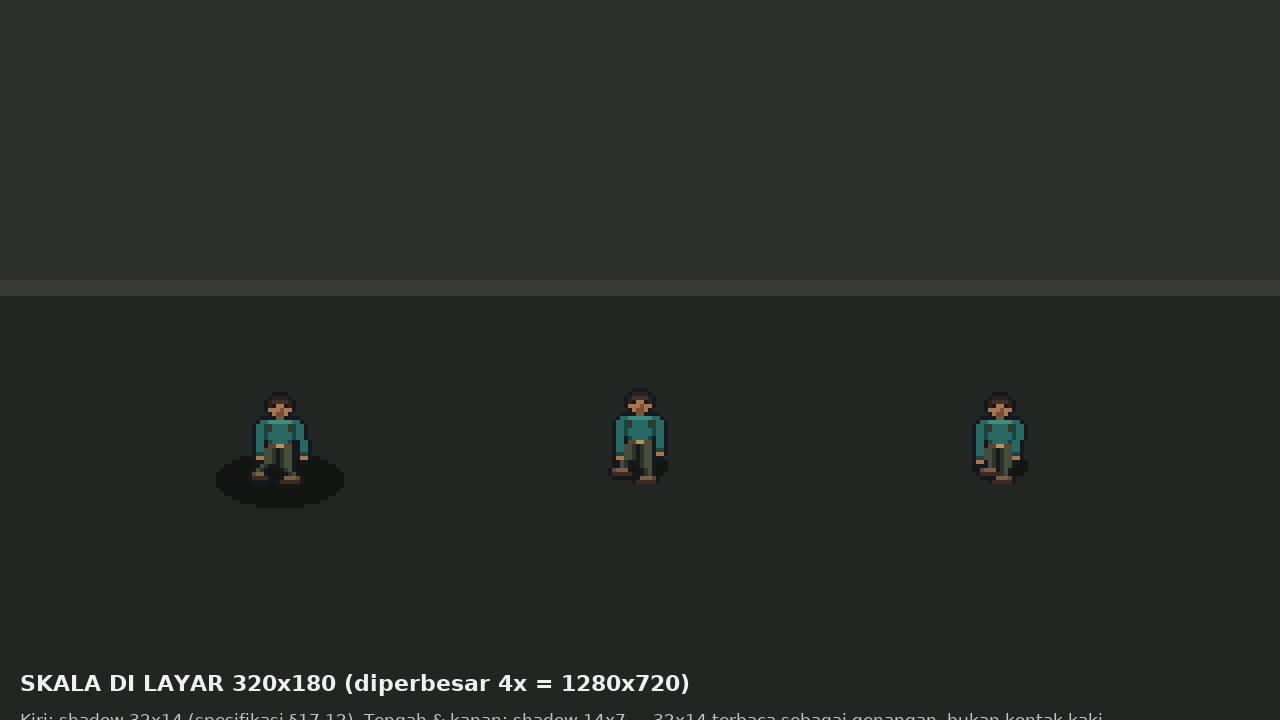
#> input picture docs/art/ingame-scale-check.png, 1280 x 720 px
$ python make_asset_templates.py
#> lines starting #> are read from the running program, lines starting #| are printed output that depends on the picture
#!/usr/bin/env python3
"""Generator lembar template sprite untuk "The End Has Come".

Menghasilkan dua jenis berkas untuk tiap lembar:
  *-guide.png  : lembar berlabel (untuk dibaca manusia / brief ke artist)
  *-1x.png     : kanvas bersih ukuran final (untuk digambar di Aseprite)

Jalankan:  python3 tools/make_asset_templates.py
Output:    docs/art/
"""

from __future__ import annotations

import os
from dataclasses import dataclass

from PIL import Image, ImageDraw, ImageFont

OUT = os.path.join(os.path.dirname(os.path.dirname(os.path.abspath(__file__))), "docs", "art")
FONT = "/usr/share/fonts/truetype/dejavu/DejaVuSansMono.ttf"
FONT_B = "/usr/share/fonts/truetype/dejavu/DejaVuSansMono-Bold.ttf"

BG = (30, 30, 30)
CELL = (42, 42, 42)
GRID = (62, 62, 62)
TEXT = (232, 232, 232)
DIM = (150, 150, 150)
ACCENT = (232, 176, 75)
PIVOT = (78, 201, 176)
GROUP = (92, 132, 168)
WARN = (214, 107, 107)
MIRROR_BG = (46, 40, 34)
MIRROR_LINE = (110, 84, 56)


def font(size: int, bold: bool = False):
    return ImageFont.truetype(FONT_B if bold else FONT, size)


@dataclass
class Group:
    name: str
    frames: int
    fps: str
    note: str = ""


def draw_sheet(
    path: str,
    title: str,
    subtitle: str,
    cell_w: int,
    cell_h: int,
    groups: list[Group],
    rows: list[tuple[str, str, str | None]],
    pivot: tuple[int, int] | None,
    footers: list[str],
    scale: int = 4,
) -> None:
    cols = sum(g.frames for g in groups)
    cw, ch = cell_w * scale, cell_h * scale

    margin = 48
    title_h = 108
    head_h = 92
    label_w = 150
    footer_h = 40 * len(footers) + 28

    grid_w = label_w + cols * cw
    height = margin * 2 + title_h + head_h + len(rows) * ch + footer_h

    # lebar harus mengakomodasi teks terpanjang (judul/subjudul/footer)
    probe = ImageDraw.Draw(Image.new("RGB", (10, 10)))
    text_w = max(
        probe.textlength(title, font=font(34, True)),
        probe.textlength(subtitle, font=font(19)),
        probe.textlength(
            f"sel {cell_w}×{cell_h} px  ·  {cols} kolom  ·  {len(rows)} baris  ·  "
            f"kanvas bersih: {cols * cell_w}×{len(rows) * cell_h} px",
            font=font(18),
        ),
        *[probe.textlength(f.lstrip("!"), font=font(17)) for f in footers],
    )
    width = int(max(margin * 2 + grid_w, margin * 2 + text_w))

    img = Image.new("RGB", (width, height), BG)
    d = ImageDraw.Draw(img)

    # --- judul -------------------------------------------------------------
    d.text((margin, margin), title, font=font(34, True), fill=TEXT)
    d.text((margin, margin + 46), subtitle, font=font(19), fill=DIM)
    d.text(
        (margin, margin + 72),
        f"sel {cell_w}×{cell_h} px  ·  {cols} kolom  ·  {len(rows)} baris  ·  "
        f"kanvas bersih: {cols * cell_w}×{len(rows) * cell_h} px",
        font=font(18),
        fill=ACCENT,
    )

    grid_top = margin + title_h + head_h

    # --- header grup animasi ----------------------------------------------
    def fit(text: str, max_w: int, size: int, bold: bool = False) -> str:
        f = font(size, bold)
        while text and d.textlength(text, font=f) > max_w:
            text = text[:-1]
        return text

    x = margin + label_w
    for g in groups:
        w = g.frames * cw
        top_h = grid_top - head_h
        d.rectangle([x + 2, top_h + 8, x + w - 4, grid_top - 8], outline=GROUP, width=2)
        inner = w - 20
        d.text((x + 10, top_h + 16), fit(g.name, inner, 19, True), font=font(19, True), fill=TEXT)
        d.text((x + 10, top_h + 42), fit(f"{g.frames}f · {g.fps}", inner, 15), font=font(15), fill=ACCENT)
        if g.note:
            d.text((x + 10, top_h + 62), fit(g.note, inner, 13), font=font(13), fill=DIM)
        d.line([x, top_h + 8, x, grid_top + len(rows) * ch], fill=GROUP, width=2)
        x += w
    d.line([x, grid_top - head_h + 8, x, grid_top + len(rows) * ch], fill=GROUP, width=2)

    # --- pola untuk baris mirror (dibuat sekali) ---------------------------
    hatch = Image.new("RGBA", (cw, ch), (0, 0, 0, 0))
    hd = ImageDraw.Draw(hatch)
    for k in range(-ch, cw, 22):
        hd.line([k, ch, k + ch, 0], fill=(*MIRROR_LINE, 90), width=2)

    # --- baris ------------------------------------------------------------
    for r, (row_name, row_note, mirror_src) in enumerate(rows):
        y = grid_top + r * ch

        d.text((margin, y + ch // 2 - 26), row_name, font=font(26, True), fill=TEXT)
        if row_note:
            d.text((margin, y + ch // 2 + 2), fit(row_note, label_w - 22, 13), font=font(13), fill=DIM)

        x = margin + label_w
        idx = 0
        for g in groups:
            for _ in range(g.frames):
                if mirror_src:
                    d.rectangle([x, y, x + cw - 2, y + ch - 2], fill=MIRROR_BG, outline=GRID)
                    img.paste(hatch, (x, y), hatch)   # pola diagonal "jangan digambar"
                    if idx % 4 == 0:
                        d.text((x + 6, y + ch // 2 - 8), "MIRROR", font=font(13, True),
                               fill=(126, 96, 62))
                else:
                    d.rectangle([x, y, x + cw - 2, y + ch - 2], fill=CELL, outline=GRID)
                    d.text((x + 5, y + 3), str(idx), font=font(12), fill=(110, 110, 110))
                    if pivot is not None:
                        px, py = x + pivot[0] * scale, y + pivot[1] * scale
                        d.line([px - 6, py, px + 6, py], fill=PIVOT, width=2)
                        d.line([px, py - 6, px, py - 2], fill=PIVOT, width=2)
                x += cw
                idx += 1
            # pemisah grup
            d.line([x - 1, y, x - 1, y + ch - 2], fill=GROUP, width=3)

    # garis bawah baris terakhir
    d.line([margin + label_w, grid_top + len(rows) * ch, margin + label_w + cols * cw,
            grid_top + len(rows) * ch], fill=GRID, width=2)

    # --- footer -----------------------------------------------------------
    fy = grid_top + len(rows) * ch + 24
    for line in footers:
        color = WARN if line.startswith("!") else DIM
        d.text((margin, fy), line.lstrip("!"), font=font(17), fill=color)
        fy += 40

    os.makedirs(OUT, exist_ok=True)
    img.save(path)


def save_clean_1x(path: str, cols: int, rows: int, cell_w: int, cell_h: int) -> None:
    """Kanvas transparan ukuran final, tanpa grid — untuk digambar."""
    img = Image.new("RGBA", (cols * cell_w, rows * cell_h), (0, 0, 0, 0))
    os.makedirs(OUT, exist_ok=True)
    img.save(path)


def draw_tileset(path: str, scale: int = 3) -> None:
    """Peta atlas tileset 32×32 sel (512×512 px)."""
    cells = 32
    cell = 16 * scale
    margin = 48
    title_h = 150
    w = margin * 2 + cells * cell
    h = margin * 2 + title_h + cells * cell + 280

    img = Image.new("RGB", (w, h), BG)
    d = ImageDraw.Draw(img)

    d.text((margin, margin), "THE END HAS COME — PETA ATLAS TILESET", font=font(32, True), fill=TEXT)
    d.text((margin, margin + 44), "1 atlas 512×512 px = 32×32 sel tile 16×16 (1024 tile)",
           font=font(19), fill=DIM)
    d.text((margin, margin + 72), "Proyeksi: TOP-DOWN 3/4 — dinding punya muka 10px. Prop di atlas bersama.",
           font=font(17), fill=ACCENT)
    d.text((margin, margin + 100), "Isi per distrik ±285 tile (termasuk wall face 3/4); sisa sel = reserve",
           font=font(17), fill=DIM)

    top = margin + title_h

    regions = [
        # nama, col, row, cols, rows, warna, catatan
        ("GROUND BLOB A (47)", 0, 0, 24, 2, (58, 92, 62), "rumput/material utama"),
        ("GROUND BLOB B (47)", 0, 2, 24, 2, (56, 78, 96), "material kedua"),
        ("GROUND BLOB C (47)", 0, 4, 24, 2, (92, 74, 52), "material ketiga"),
        ("SIDEWALK (16)", 0, 6, 16, 1, (86, 86, 92), "Match Sides"),
        ("WALL TOP EXTERIOR (47)", 0, 7, 24, 2, (104, 74, 58), "permukaan atas dinding"),
        ("WALL FACE (24)", 0, 9, 24, 1, (128, 92, 66), "muka 10px: depan, sudut, ujung"),
        ("WALL TOP INTERIOR (47)", 0, 10, 24, 1, (74, 84, 104), "permukaan atas dinding dalam"),
        ("LOW WALL / RAIL (16)", 0, 11, 16, 1, (88, 96, 110), "muka 6px, bisa dilewati peluru"),
        ("ROOF (15)", 0, 12, 15, 1, (108, 96, 72), "di-fade saat pemain masuk"),
        ("DOOR (12)", 16, 12, 12, 1, (140, 96, 48), "3 material × 4 state"),
        ("WINDOW (8)", 0, 13, 8, 1, (72, 112, 140), "2 material × 4 state"),
        ("STAIRS (4)", 8, 13, 4, 1, (100, 100, 100), "naik/turun × 2 arah"),
        ("DECO FLOOR (20)", 12, 13, 20, 1, (84, 68, 84), "karpet, retak, darah kering"),
        ("RESERVE", 0, 14, 32, 18, (46, 46, 46), "jangan dipakai sebelum 5 distrik selesai"),
    ]

    for name, cx, cy, cw_, ch_, color, note in regions:
        x0, y0 = margin + cx * cell, top + cy * cell
        x1, y1 = x0 + cw_ * cell, y0 + ch_ * cell
        d.rectangle([x0, y0, x1 - 1, y1 - 1], fill=color, outline=(20, 20, 20), width=2)
        d.text((x0 + 8, y0 + 6), name, font=font(16, True), fill=(250, 250, 250))
        d.text((x0 + 8, y0 + 28), note, font=font(13), fill=(228, 228, 228))

    # grid sel
    for i in range(cells + 1):
        x = margin + i * cell
        d.line([x, top, x, top + cells * cell], fill=(255, 255, 255, 40), width=1)
        y = top + i * cell
        d.line([margin, y, margin + cells * cell, y], fill=(255, 255, 255, 40), width=1)

    # legend
    ly = top + cells * cell + 24
    legend = [
        "ATURAN: 1 atlas = 1 texture = 1 draw call per distrik. Jangan pecah jadi banyak PNG kecil.",
        "!JANGAN menaruh detail penting di 1 piksel tile — hilang saat di-scale ke 1280×720.",
        "!Collision HANYA di layer wall; ground tidak punya collision.",
        "Pintu & jendela = objek berstate (4 state), bukan tile statis.",
        "Layer TileMapLayer terpisah: ground / wall / roof / deco / props.",
        "Import Godot: Filter OFF · Mipmap OFF · Compress Lossless · Fix Alpha Border ON.",
    ]
    for line in legend:
        color = WARN if line.startswith("!") else DIM
        d.text((margin, ly), line.lstrip("!"), font=font(17), fill=color)
        ly += 36

    os.makedirs(OUT, exist_ok=True)
    img.save(path)


def draw_projection_sheet(path: str) -> None:
    """Lembar spesifikasi proyeksi Top-Down 3/4 (dikunci)."""
    scale = 10
    W, H = 1680, 1500
    img = Image.new("RGB", (W, H), BG)
    d = ImageDraw.Draw(img)

    d.text((56, 40), "PROYEKSI — TOP-DOWN 3/4 (DIKUNCI)", font=font(34, True), fill=TEXT)
    d.text((56, 84), "The End Has Come · tile 16×16 · tanpa rotasi kamera · tanpa perspective scaling",
           font=font(19), fill=DIM)
    d.text((56, 112), "Setiap aset & tile HARUS mengikuti angka di halaman ini.",
           font=font(18), fill=ACCENT)

    # ---------- A: anatomi tile dinding ----------
    ax, ay = 56, 190
    d.text((ax, ay), "A. SATU TILE DINDING (16×16 px)", font=font(20, True), fill=TEXT)
    tile = 16 * scale
    tx, ty = ax, ay + 40
    d.rectangle([tx, ty, tx + tile, ty + tile], fill=(104, 74, 58), outline=(20, 20, 20), width=2)
    d.rectangle([tx, ty + 6 * scale, tx + tile, ty + tile], fill=(128, 92, 66), outline=(20, 20, 20), width=1)
    d.line([tx, ty + 6 * scale, tx + tile, ty + 6 * scale], fill=(240, 200, 120), width=3)
    lx = tx + tile + 20
    d.text((lx, ty + 2), "0–6 px — permukaan atas", font=font(16, True), fill=ACCENT)
    d.text((lx, ty + 24), "(top surface, terlihat dari atas)", font=font(14), fill=DIM)
    d.text((lx, ty + 6 * scale + 2), "6–16 px — muka dinding", font=font(16, True), fill=ACCENT)
    d.text((lx, ty + 6 * scale + 24), "(face, 10 px: inilah yang memberi rasa tinggi)", font=font(14), fill=DIM)

    # ---------- B: penampang ----------
    bx, by = 760, 190
    d.text((bx, by), "B. PENAMPANG BANGUNAN (potongan samping)", font=font(20, True), fill=TEXT)
    cx, cy = bx + 10, by + 46
    bw = 340
    d.rectangle([cx, cy, cx + bw, cy + 26], fill=(108, 96, 72), outline=(20, 20, 20), width=2)
    d.rectangle([cx, cy + 26, cx + bw, cy + 96], fill=(128, 92, 66), outline=(20, 20, 20), width=2)
    d.rectangle([cx, cy + 96, cx + bw, cy + 170], fill=(70, 70, 74), outline=(20, 20, 20), width=2)
    # karakter + shadow berdiri di lantai
    px, py = cx + 250, cy + 170
    d.ellipse([px - 16, py - 7, px + 16, py + 7], fill=(30, 30, 30))
    d.rectangle([px - 7, py - 34, px + 7, py - 2], fill=(78, 160, 150), outline=(10, 10, 10))
    # keterangan di bawah gambar
    ly = cy + 190
    for label, color in [
        ("ATAP — alpha 0,25–0,35 saat pemain di dalam bangunan", (240, 232, 200)),
        ("MUKA DINDING — 10 px eksterior / 6 px low wall interior", (250, 240, 220)),
        ("LANTAI — ground tile, tanpa collision", (215, 215, 215)),
        ("KARAKTER — kaki di baseline, shadow ellipse 32×14, offset (0, −2)", (160, 220, 210)),
    ]:
        d.text((bx, ly), label, font=font(15), fill=color)
        ly += 26

    # ---------- C: boleh vs jangan ----------
    gx, gy = 56, 560
    d.text((gx, gy), "C. BOLEH  vs  JANGAN", font=font(20, True), fill=TEXT)
    cell_w, cell_h = 600, 196
    gap_x, gap_y = 44, 22
    items = [
        ("BOLEH · karakter & prop punya shadow",
         "JANGAN · karakter mengambang tanpa shadow", "shadow"),
        ("BOLEH · dinding punya muka 10 px",
         "JANGAN · dinding digambar sebagai garis tipis", "face"),
        ("BOLEH · atap di-fade saat pemain masuk",
         "JANGAN · atap menutupi pemain (oklusi)", "roof"),
    ]
    for i, (ok_label, bad_label, kind) in enumerate(items):
        for j, good in enumerate((True, False)):
            x = gx + j * (cell_w + gap_x)
            y = gy + 40 + i * (cell_h + gap_y)
            border = (86, 150, 110) if good else (170, 86, 86)
            d.rectangle([x, y, x + cell_w, y + cell_h], fill=(36, 36, 36), outline=border, width=3)
            d.text((x + 12, y + 8), (ok_label if good else bad_label), font=font(15, True),
                   fill=(160, 220, 175) if good else (240, 170, 170))
            mx, my = x + 150, y + 70
            d.rectangle([mx, my, mx + 300, my + 100], fill=(52, 52, 56))
            if kind == "shadow":
                if good:
                    d.ellipse([mx + 132, my + 78, mx + 172, my + 92], fill=(24, 24, 24))
                d.rectangle([mx + 144, my + 40, mx + 160, my + 84], fill=(78, 160, 150), outline=(10, 10, 10))
            elif kind == "face":
                if good:
                    d.rectangle([mx + 40, my + 34, mx + 260, my + 50], fill=(104, 74, 58), outline=(10, 10, 10))
                    d.rectangle([mx + 40, my + 50, mx + 260, my + 84], fill=(128, 92, 66), outline=(10, 10, 10))
                else:
                    d.line([mx + 40, my + 62, mx + 260, my + 62], fill=(104, 74, 58), width=4)
            else:  # roof
                d.rectangle([mx + 40, my + 30, mx + 260, my + 96], fill=(70, 66, 60))
                d.rectangle([mx + 144, my + 44, mx + 160, my + 88], fill=(78, 160, 150))
                d.ellipse([mx + 132, my + 84, mx + 172, my + 96], fill=(24, 24, 24))
                if good:
                    overlay = Image.new("RGBA", (220, 66), (70, 66, 60, 170))
                    img.paste(overlay, (mx + 40, my + 30), overlay)

    # ---------- footer ----------
    fy = 560 + 40 + 3 * (cell_h + gap_y) + 26
    for line in [
        "DIKUNCI: tile 16×16 · tanpa rotasi kamera · tanpa perspective scaling (objek di atas TIDAK mengecil)",
        "Wall face 10 px (eksterior) / 6 px (low wall interior) · roof fade alpha 0,25–0,35 saat pemain di dalam",
        "Shadow ellipse 32×14, offset (0,−2), alpha 45% · y-sort key = kaki karakter (bukan tengah sprite)",
        "!Membuka kembali keputusan ini butuh greybox 2 hari + 5 tester + data — bukan opini atau screenshot.",
    ]:
        color = WARN if line.startswith("!") else DIM
        d.text((56, fy), line.lstrip("!"), font=font(16), fill=color)
        fy += 32

    os.makedirs(OUT, exist_ok=True)
    img.save(path)


def main() -> None:
    # ---------------- PLAYER ------------------------------------------------
    player_groups = [
        Group("IDLE", 2, "3 fps", "napas"),
        Group("WALK", 6, "8 fps", "12 = sprint"),
        Group("ATK MELEE", 4, "12 fps", "f2 hitbox"),
        Group("ATK RANGED", 3, "12 fps", "recoil"),
        Group("HURT", 2, "10 fps", "≤0,2s"),
        Group("DEATH", 6, "10 fps", "hold last"),
        Group("DODGE", 4, "14 fps", "roll"),
        Group("INTERACT", 3, "8 fps", "loot/pintu"),
    ]
    player_rows = [
        ("S", "depan", None),
        ("SE", "depan-kanan", None),
        ("E", "kanan", None),
        ("NE", "belakang-kanan", None),
        ("N", "belakang", None),
        ("NW", "mirror NE", "NE"),
        ("W", "mirror E", "E"),
        ("SW", "mirror SE", "SE"),
    ]
    draw_sheet(
        os.path.join(OUT, "player-sheet-guide.png"),
        "PLAYER — SPRITE SHEET TEMPLATE (8 ARAH)",
        "The End Has Come · 16×24 px per sel · 8 arah · 30 frame/arah = 240 frame di atlas · 150 frame digambar",
        cell_w=16,
        cell_h=24,
        groups=player_groups,
        rows=player_rows,
        pivot=(8, 23),
        footers=[
            "8 ARAH: gambar 5 baris saja (S, SE, E, NE, N). Baris NW/W/SW bertanda M = hasil MIRROR, JANGAN digambar.",
            "Pemetaan mirror: SE→SW · E→W · NE→NW. Runtime pakai flip_h + tabel arah, hemat 90 frame (37,5%).",
            "Pivot (8,23) = kaki di baseline (tanda + hijau). Collision 10×10 di kaki, BUKAN seluruh sprite.",
            "!Body menghadap arah GERAK (8 arah); senjata tetap berputar bebas ke arah kursor.",
            "!Nama animasi: walk_s, walk_se, walk_e, walk_ne, walk_n (+ flip). Arah di akhir nama.",
            "!Walk 6 frame dipakai juga untuk sprint (FPS 12). Jangan gambar animasi run terpisah.",
            "Varian survivor (3 warna) lewat palette swap ShaderMaterial — 0 frame tambahan.",
        ],
    )
#> after the loop in draw_sheet, `for g in groups:`: x = 2118
#> after the loop in draw_sheet, `for r, (row_name, row_note, mirror_src) in enumerate(rows):`:
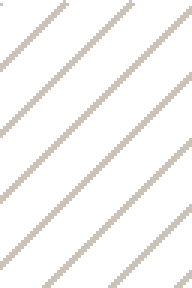
#> hatch: PIL image 64x96 RGBA (shown 3 times larger); mean R, G, B, A 14.8, 11.3, 7.5, 12.1; transparent parts drawn white
#> after the loop in draw_sheet, `for r, (row_name, row_note, mirror_src) in enumerate(rows):`:
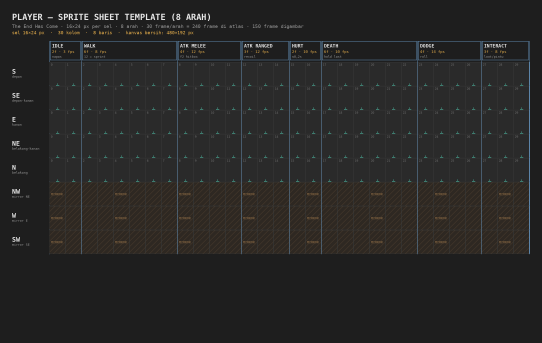
#> img: PIL image 2166x1372 RGB (shown at 1/4 size); mean R, G, B 39.7, 38.9, 37.8
#> after the loop in draw_sheet, `for line in footers:`: fy = 1320
#> in draw_sheet, `img.save(path)`:
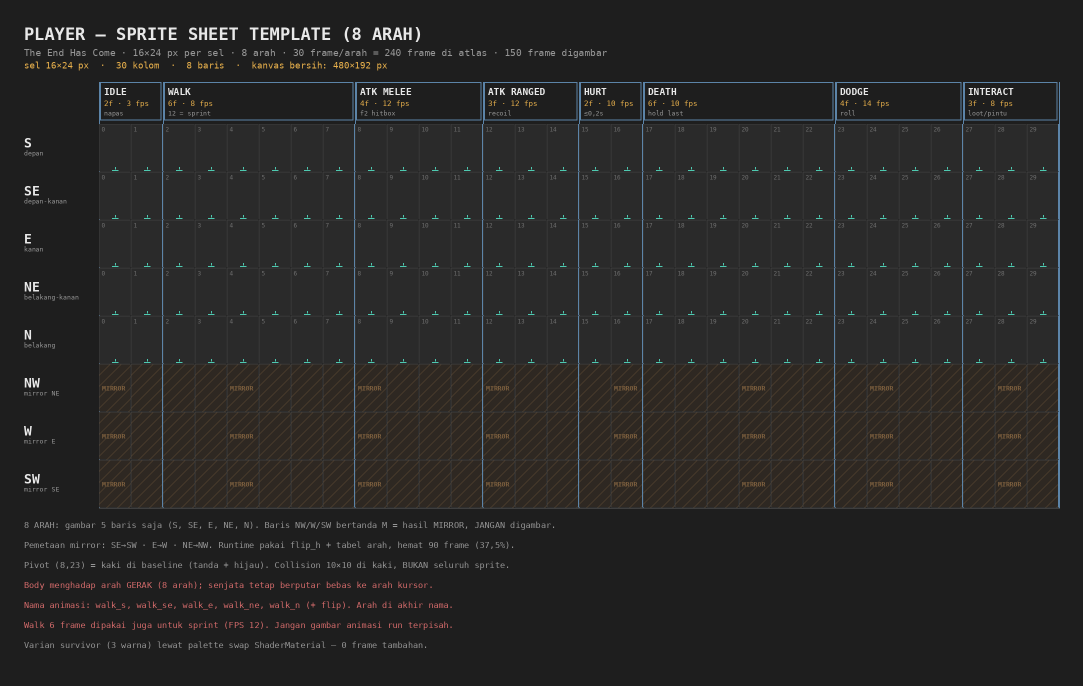
#> saved as player-sheet-guide.png: PIL image 2166x1372 RGB (shown at 1/2 size); mean R, G, B 40.5, 39.5, 38.4
    save_clean_1x(os.path.join(OUT, "player-sheet-1x.png"), cols=30, rows=8, cell_w=16, cell_h=24)

    # ---------------- ZOMBIE ------------------------------------------------
    zombie_groups = [
        Group("IDLE", 2, "3 fps", "kebingungan"),
        Group("WALK", 4, "6 fps", "pincang"),
        Group("ATTACK", 4, "10 fps", "f2 hitbox"),
        Group("HURT", 1, "—", "flinch"),
        Group("DEATH", 5, "8 fps", "hold last"),
    ]
    draw_sheet(
        os.path.join(OUT, "zombie-sheet-guide.png"),
        "ZOMBIE HUMANOID — SPRITE SHEET TEMPLATE (8 ARAH)",
        "Walker sebagai base body · 16×24 px · 8 arah · 16 frame/arah = 128 di atlas · 80 digambar",
        cell_w=16,
        cell_h=24,
        groups=zombie_groups,
        rows=[
            ("S", "depan", None),
            ("SE", "depan-kanan", None),
            ("E", "kanan", None),
            ("NE", "belakang-kanan", None),
            ("N", "belakang", None),
            ("NW", "mirror NE", "NE"),
            ("W", "mirror E", "E"),
            ("SW", "mirror SE", "SE"),
        ],
        pivot=(8, 23),
        footers=[
            "8 ARAH: gambar 5 baris (S, SE, E, NE, N); NW/W/SW = MIRROR (M). Pemetaan: SE→SW, E→W, NE→NW.",
            "BASE BODY + VARIAN: gambar 1 rig (walker), lalu varian hanya kepala/torso/aksesori.",
            "Runner · Spitter · Screamer · Exploder · Stalker memakai rig yang sama (± hemat 35%).",
            "Tank: canvas 24×32, animasi sama. The Hive: 48×48, 30 frame, bukan humanoid.",
            "!Bedakan tipe lewat SILUET (postur, tinggi, lebar), BUKAN warna — syarat buta warna.",
            "!Spitter +3 frame spit · Stalker +4 frame leap · Exploder 2 frame pulsing (telegraph).",
            "!Walk 4 frame, bukan 6. Jalan pincang justru lebih terbaca dengan 4 frame.",
        ],
    )
    save_clean_1x(os.path.join(OUT, "zombie-sheet-1x.png"), cols=16, rows=8, cell_w=16, cell_h=24)

    # ---------------- NPC ---------------------------------------------------
    npc_groups = [
        Group("IDLE", 2, "3 fps", "bernapas"),
        Group("TALK", 4, "8 fps", "saat buka dagangan"),
        Group("GESTURE", 2, "6 fps", "menunjuk"),
    ]
    draw_sheet(
        os.path.join(OUT, "npc-trader-sheet-guide.png"),
        "NPC TRADER — SPRITE SHEET TEMPLATE",
        "2 trader (Police Checkpoint & Commercial Market) · 16×24 px · 8 frame · menghadap S",
        cell_w=16,
        cell_h=24,
        groups=npc_groups,
        rows=[("S", "menghadap", None), ("E/W", "opsional", None)],
        pivot=(8, 23),
        footers=[
            "Trader statis di balik meja — TIDAK ada pathfinding, jadwal, atau dialog berjalan.",
            "Butuh 2 varian: pakaian & palet beda (petugas vs pedagang). Frame sama.",
            "Props trader (meja, tenda, kotak, papan harga) 16×32 — masuk atlas prop, bukan sheet ini.",
            "!NPC rasa (sosok statis di landmark) = 1 frame per sosok, ditunda ke pasca-launch (Q11).",
            "Menambah NPC yang bergerak = +4–6 minggu sistem baru. Belum di scope.",
        ],
    )
    save_clean_1x(os.path.join(OUT, "npc-trader-sheet-1x.png"), cols=8, rows=2, cell_w=16, cell_h=24)

    # ---------------- TILESET ----------------------------------------------
    draw_tileset(os.path.join(OUT, "tileset-atlas-map.png"))
#> after the loop in draw_tileset, `for line in legend:`: ly = 1974
    draw_projection_sheet(os.path.join(OUT, "projection-3q-spec.png"))
#> after the loop in draw_projection_sheet, `for label, color in [`: ly = 530
#> after the loop in draw_projection_sheet, `for line in [`: fy = 1408

    print("selesai →", OUT)
    for f in sorted(os.listdir(OUT)):
        if not f.endswith(".png"):
            continue
        p = os.path.join(OUT, f)
        with Image.open(p) as im:
#> im is the input picture: PIL image 1280x720 RGBA; mean R, G, B, A 39.7, 43, 39.7, 255
            print(f"  {f:34s} {im.size[0]:>5}×{im.size[1]:<5} {os.path.getsize(p) // 1024:>4} KB")
#|   ingame-scale-check.png              1280×720     18 KB
#> (the rest of the program and of its run is left out)
